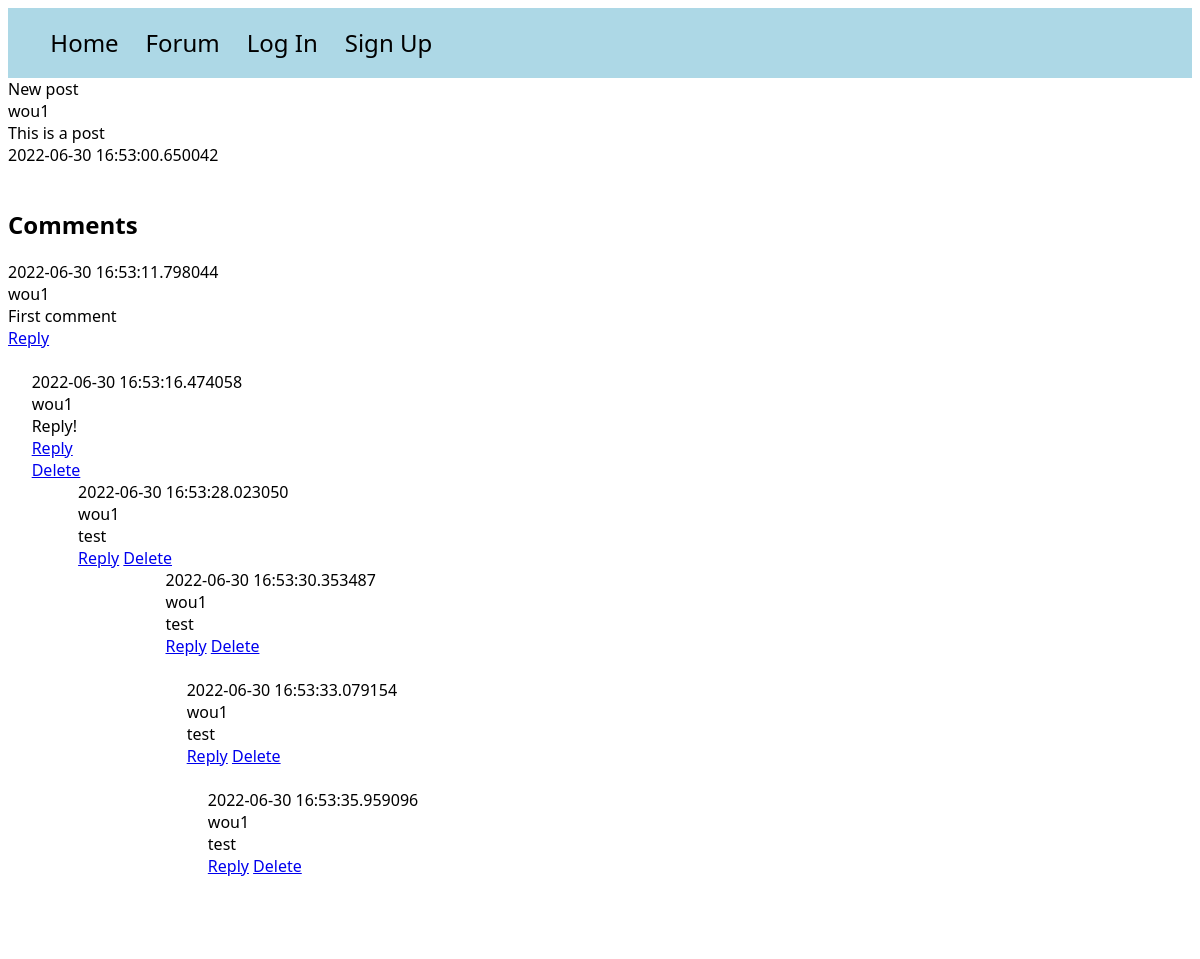
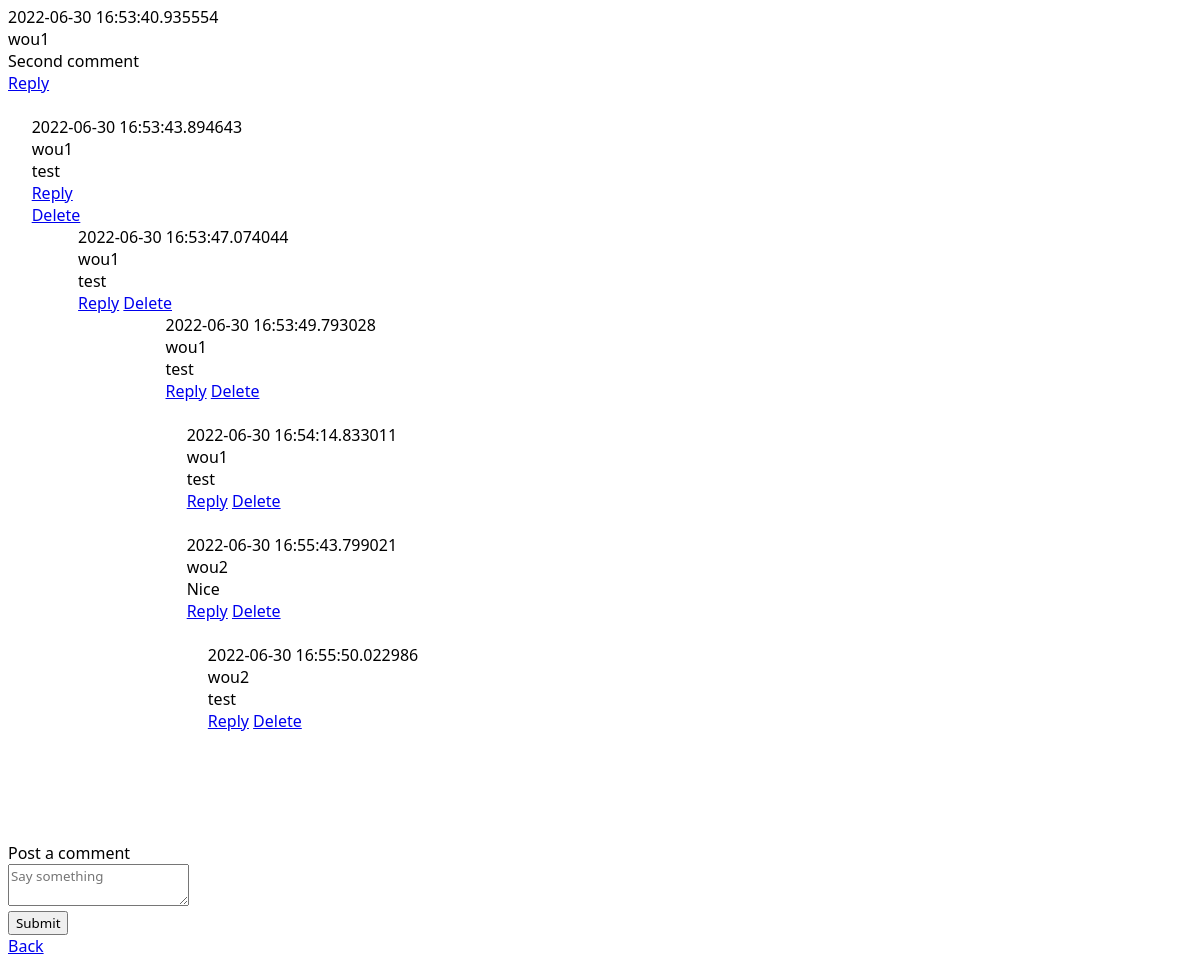
/posts/1, run on the app's committed database (2 pictures, top to bottom).
### models.py (models this page shows)
class Post(db.Model):
    id = db.Column(db.Integer, primary_key=True)
    title = db.Column(db.String(100))
    content = db.Column(db.Text)
    poster_id = db.Column(db.Integer, db.ForeignKey(User.id))
    date_posted = db.Column(db.DateTime, default=datetime.utcnow)
    slug = db.Column(db.String(256))
    comments = db.relationship('Comment', backref='commented_post')

class User(UserMixin, db.Model):
    id = db.Column(db.Integer, primary_key=True)
    email = db.Column(db.String(100), unique=True)
    password = db.Column(db.String(100))
    name = db.Column(db.String(1000))
    last_seen = db.Column(db.String(100))
    posts = db.relationship('Post', backref='poster')

class Comment(db.Model):
    id = db.Column(db.Integer, primary_key=True)
    author_id = db.Column(db.Integer, db.ForeignKey(User.id))
    author_name = db.relationship('User', backref='comment_poster')
    content = db.Column(db.Text)
    timestamp = db.Column(db.DateTime, default=datetime.utcnow)
    post_id = db.Column(db.Integer, db.ForeignKey(Post.id))
    replies = db.relationship('Reply', backref='replied_comment')

class Reply(db.Model):
    id = db.Column(db.Integer, primary_key=True)
    reply_author_id = db.Column(db.Integer, db.ForeignKey(User.id))
    reply_author_name = db.relationship('User', backref='reply_poster')
    content = db.Column(db.Text)
    timestamp = db.Column(db.DateTime, default=datetime.utcnow)
    comment_id = db.Column(db.Integer, db.ForeignKey(Comment.id))
    post_id = db.Column(db.Integer, db.ForeignKey(Post.id))
    replies = db.relationship('ReplyThread', backref='replied_thread')

class ReplyThread(db.Model):
    id = db.Column(db.Integer, primary_key=True)
    author_id = db.Column(db.Integer, db.ForeignKey(User.id))
    author_name = db.relationship('User', backref='reply_thread_poster')
    content = db.Column(db.Text)
    timestamp = db.Column(db.DateTime, default=datetime.utcnow)
    reply_id = db.Column(db.Integer, db.ForeignKey(Reply.id))
    parent_id = db.Column(db.Integer, db.ForeignKey('reply_thread.id'))
    children = db.relationship('ReplyThread', backref='parent', remote_side=[id])
    post_id = db.Column(db.Integer, db.ForeignKey(Post.id))
    depth = db.Column(db.Integer, default=1)

### app.py (the view)
@app.route('/posts/<int:id>')
def post(id):
    post = Post.query.get_or_404(id)
    comments = Comment.query.order_by(Comment.timestamp)
    replies = Reply.query.order_by(Reply.timestamp)
    reply_threads = ReplyThread.query.order_by(ReplyThread.timestamp)
    specific_comments = [comment for comment in comments if comment.post_id == id]
    return render_template("post.html", post=post, comments=specific_comments, replies=replies, reply_threads=reply_threads, reply_thread_continued=reply_threads)

### templates/post.html (shortened to what this page needs)
<!DOCTYPE html>
<html lang="en">
<head>
</head>
<link rel="stylesheet" href="/static/style.css">
<body>
<div id="navbar">
    <ul>
        <a href="{{ url_for('home') }}"><li>Home</li></a>
        <a href="{{ url_for('posts') }}"><li>Forum</li></a>
         {% if not current_user.is_authenticated %}
        <a href="{{ url_for('auth.login') }}"><li>Log In</li></a> <a href="{{ url_for('auth.signup') }}"><li>Sign Up</li></a>
        {% endif %}
    </ul>
</div>
{{ post.title }}<br>
{{ post.poster.name }}<br>
{{ post.content }}<br>
{{ post.date_posted }}<br><br>
<div id="comment-container">
    <h2>Comments</h2>
    {% for comment in comments %}
        {{ comment.timestamp }} <br>
        {{ comment.author_name.name }} <br>
        {{ comment.content }} <br>
        <a href="{{ url_for('reply_comment', id=comment.id) }}">Reply</a>
        <br> <br>
        <div id="comment-reply-container">
        {% for reply in replies %}
            {% if reply.comment_id == comment.id %}
                {{ reply.timestamp }} <br>
                {{ reply.reply_author_name.name }} <br>
                {{ reply.content }} <br>
                <a href="{{ url_for('reply_thread', id=reply.id) }}">Reply</a> <br>
                <a href="{{ url_for('delete_reply', id=reply.id) }}">Delete</a>
                <div id="reply-thread-container">
                    {% for reply_thread in reply_threads %}
                    {% if reply_thread.reply_id == reply.id and not reply_thread.parent_id %}
                        {{ reply_thread.timestamp }} <br>
                        {{ reply_thread.author_name.name }} <br>
                        {{ reply_thread.content }} <br>
                        <a href="{{ url_for('reply_thread_continue', id=reply_thread.id) }}">Reply</a>
                        <a href="{{ url_for('delete_reply_thread', id=reply_thread.id) }}">Delete</a>
                        <div id="highest-depth-reply-container">
                                {% for reply_thread_continue in reply_thread_continued %}
                                    <div id="depth-marker" style="margin-left: {{ reply_thread_continue.depth|int }}%">
                                    {% if reply_thread_continue.parent_id == reply_thread.id or reply_thread_continue.reply_id == reply_thread_continue.children.reply_id and reply_thread_continue.reply_id == reply.id %}
                                        {{ reply_thread_continue.timestamp }} <br>
                                        {{ reply_thread_continue.author_name.name }} <br>
                                        {{ reply_thread_continue.content }} <br>
                                        <a href="{{ url_for('reply_thread_continue', id=reply_thread_continue.id) }}">Reply</a>
                                        <a href="{{ url_for('delete_reply_thread', id=reply_thread_continue.id) }}">Delete</a><br><br>
                                    {% endif %}
                                    </div>
                                {% endfor %}
                        </div>
                        <br>
                    {% endif %}
                {% endfor %}
                </div>
                <br>
            {% endif %}
        {% endfor %} <br>
        </div>
    {% endfor %}
</div>
<br>
<div id="add-comment-container">
    <form class="comment-form" action="{{ url_for('post_comment', id=post.id) }}" method="post">
        <label for="comment-content">Post a comment</label>
        <div class="field">
            <textarea id="comment-content" name="comment_body" placeholder="Say something"></textarea>
        </div>
        <input type="submit">
    </form>
</div>
<a href="{{ url_for('posts') }}">Back</a>
</body>
</html>

### static/style.css (style rules this page uses)
* { font-family: Segoe UI; }
#navbar { background-color: lightblue; padding: 0.2%; }
li { font-size: 1.5em; text-decoration: none; color: black; display: inline-block; padding-right: 2%; }
#comment-reply-container { margin-left: 2%; }
#reply-thread-container { margin-left: 4%; }
#highest-depth-reply-container { margin-left: 5%; }

### data on the page
Post: title "New post", content "This is a post", date_posted "2022-06-30 16:53:00.650042"
User: poster.name "wou1"
Comment: timestamp "2022-06-30 16:53:11.798044", author_name.name "wou1", content "First comment"
Reply: timestamp "2022-06-30 16:53:16.474058", reply_author_name.name "wou1", content "Reply!"
ReplyThread: timestamp "2022-06-30 16:53:28.023050", author_name.name "wou1", content "test"
ReplyThread: timestamp "2022-06-30 16:53:30.353487", author_name.name "wou1", content "test"
ReplyThread: timestamp "2022-06-30 16:53:33.079154", author_name.name "wou1", content "test"
ReplyThread: timestamp "2022-06-30 16:53:35.959096", author_name.name "wou1", content "test"
Comment: timestamp "2022-06-30 16:53:40.935554", author_name.name "wou1", content "Second comment"
Reply: timestamp "2022-06-30 16:53:43.894643", reply_author_name.name "wou1", content "test"
ReplyThread: timestamp "2022-06-30 16:53:47.074044", author_name.name "wou1", content "test"
ReplyThread: timestamp "2022-06-30 16:53:49.793028", author_name.name "wou1", content "test"
ReplyThread: timestamp "2022-06-30 16:54:14.833011", author_name.name "wou1", content "test"
ReplyThread: timestamp "2022-06-30 16:55:43.799021", author_name.name "wou2", content "Nice"
ReplyThread: timestamp "2022-06-30 16:55:50.022986", author_name.name "wou2", content "test"
